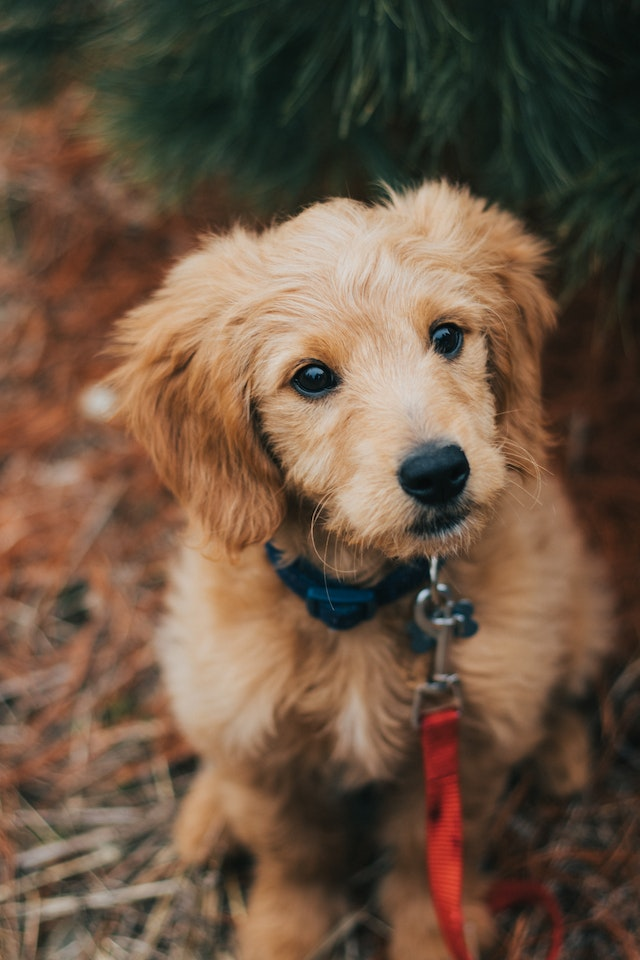
#> input picture OpenCV/img.jpg, 640 x 960 px
$ jupyter execute '07. 이미지 자르기.ipynb'
#> lines starting #> are read from the running program, lines starting #| are printed output that depends on the picture; after the words box and inside, x2 and y2 are one past the last pixel; in counts of white or black regions, pixels touching at a corner belong together
# 07. 이미지 자르기

## 영역을 잘라서 새로운 윈도우(창)에 표시

[cell 1]
import cv2
img = cv2.imread('img.jpg')
#> img is the input picture: shape (960, 640, 3); mean B, G, R 65.6, 84.2, 106.1
img.shape # (960, 640, 3)

# crop = img[세로범위, 가로범위]
crop = img[100:200, 300:400] # 세로기준 100:200, 가로기준 300:400 까지 자름
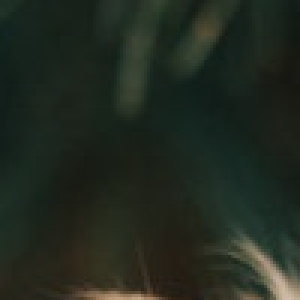
#> crop: shape (100, 100, 3) (shown 3 times larger); mean B, G, R 31.7, 41.5, 33.7

cv2.imshow('img', img) # 원본 이미지
cv2.imshow('crop', crop) # 잘린 이미지
cv2.waitKey(0)
cv2.destroyAllWindows()

## 영역을 잘라서 기존윈도우에 표시

[cell 2]
import cv2
img = cv2.imread('img.jpg')
img.shape # (960, 640, 3)

# crop = img[세로범위, 가로범위]
crop = img[100:200, 200:400] # 세로기준 100:200, 가로기준 200:400 까지 자름
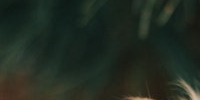
#> crop: shape (100, 200, 3); mean B, G, R 33.2, 42.9, 33.3
img[100:200, 400:600] = crop
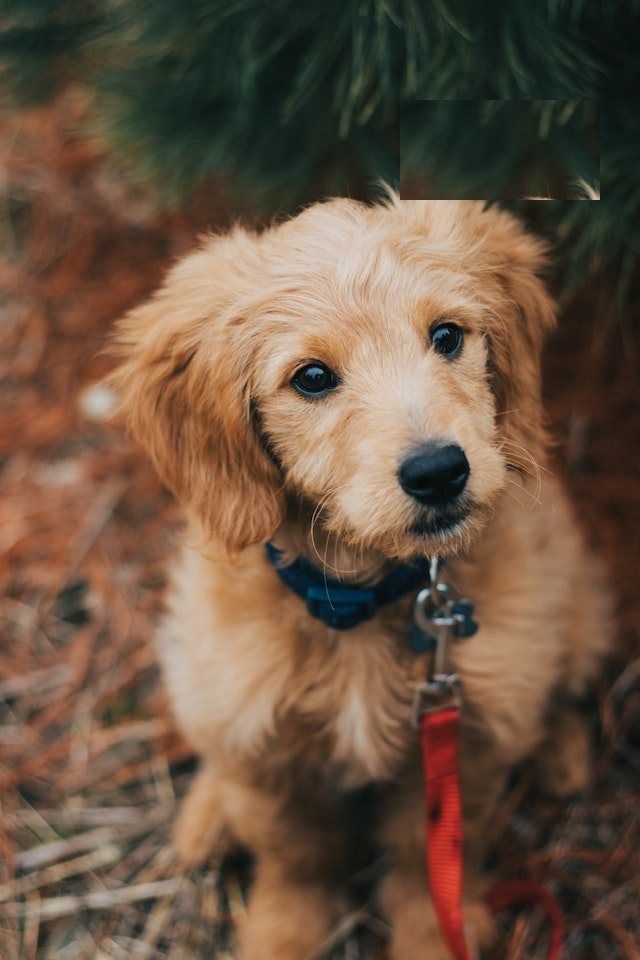
#> img: shape (960, 640, 3); 3.25% of pixels changed, all inside (x1, y1, x2, y2) = (400, 100, 600, 200)

cv2.imshow('img', img) # 원본 이미지
cv2.waitKey(0)
cv2.destroyAllWindows()

$ run again, with OpenCV/house.jpg copied over OpenCV/img.jpg
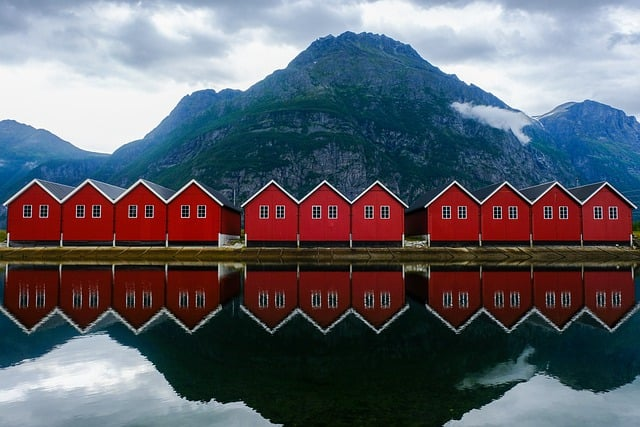
#> input picture OpenCV/house.jpg, 640 x 427 px
#> img is the input picture: shape (427, 640, 3); mean B, G, R 104.5, 96.1, 94.4
#> `crop = img[100:200, 200:400]`:
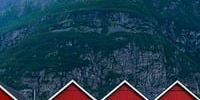
#> crop: shape (100, 200, 3); mean B, G, R 78.1, 60.4, 28.6
#> `img[100:200, 400:600] = crop`:
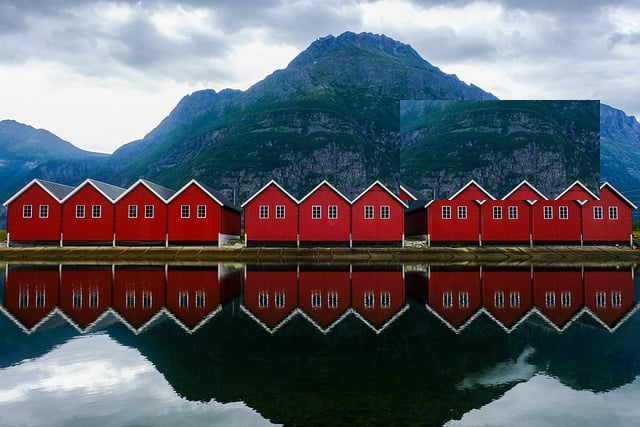
#> img: shape (427, 640, 3); 7.32% of pixels changed, all inside (x1, y1, x2, y2) = (400, 100, 600, 200)

$ run again, with OpenCV/newspaper.jpg copied over OpenCV/img.jpg
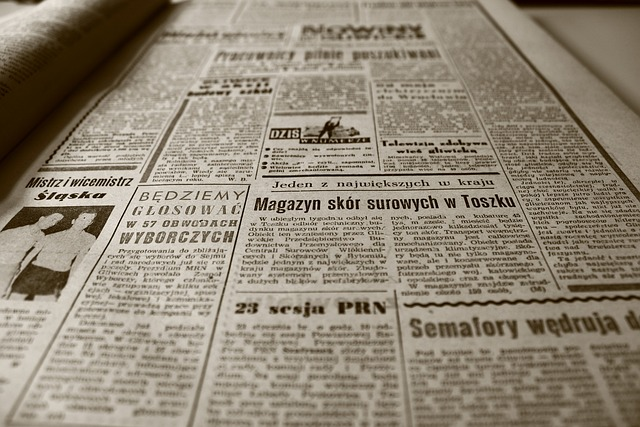
#> input picture OpenCV/newspaper.jpg, 640 x 427 px
#> img is the input picture: shape (427, 640, 3); mean B, G, R 118.5, 135.1, 145.2
#> `crop = img[100:200, 200:400]`:
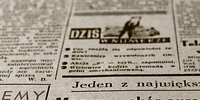
#> crop: shape (100, 200, 3); mean B, G, R 138.8, 153.6, 162.5
#> `img[100:200, 400:600] = crop`:
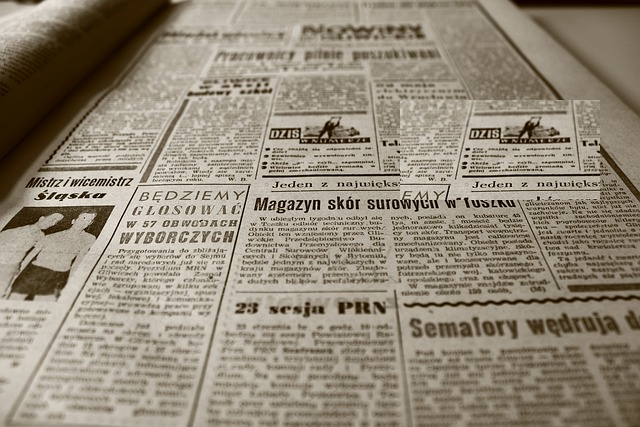
#> img: shape (427, 640, 3); 7.32% of pixels changed, all inside (x1, y1, x2, y2) = (400, 100, 600, 200)
